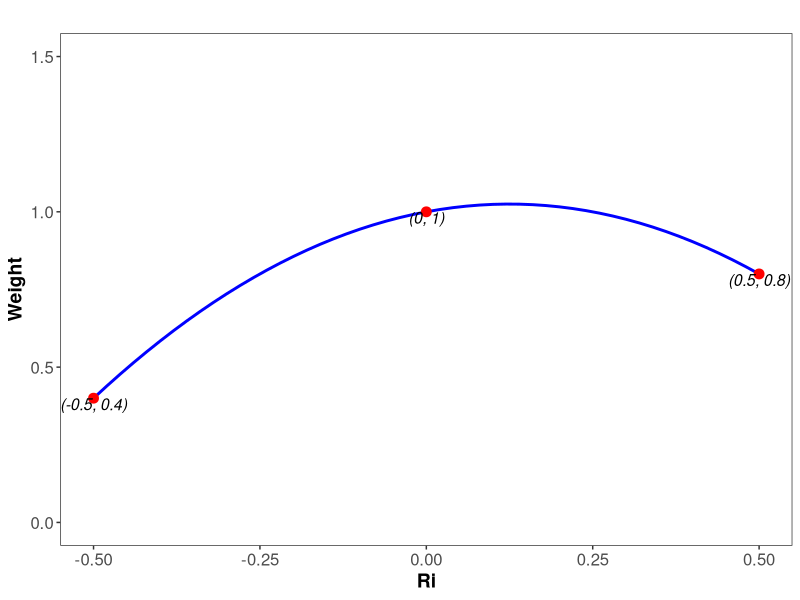
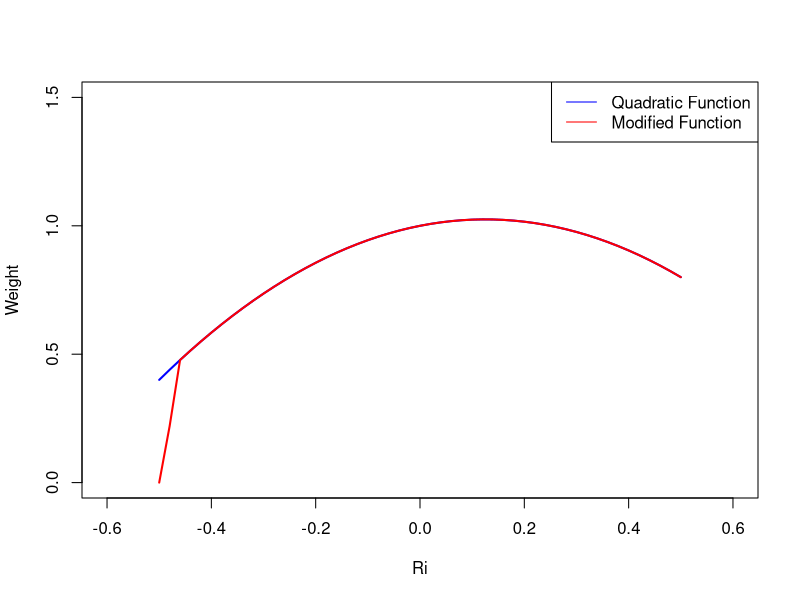
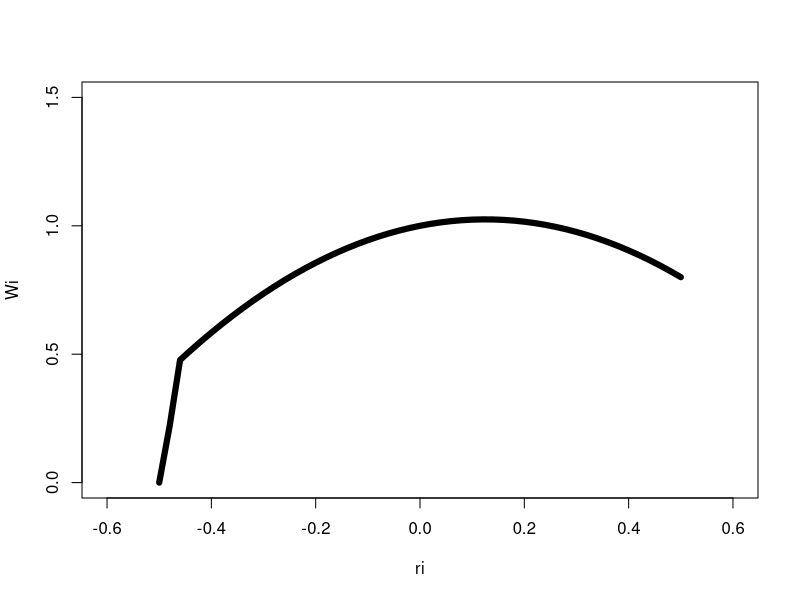

Write the R code that produced these figures, in order.
library(ggplot2)
library(cowplot)

# Generate Ri values
Ri <- seq(-0.5, 0.5, by = 0.02)

# Calculate function values
W <- -8/5 * Ri^2+ 2/5 * Ri +1

##########################New weight function which reduce the effect of TTAA at the 99%##################
###Passing points (0.5,0.8),(0,1),(-0.5,0.4), and drop quickly at the 99% tail and passing(-0.5,0)

highlight_points <- data.frame(
  Ri = c(-0.5, 0, 0.5),
  Function = c(0.4, 1, 0.8),
  label = c("(-0.5, 0.4)", "(0, 1)", "(0.5, 0.8)")
)
# Create a data frame
data <- data.frame(Ri = Ri, Function = W)

#Weight Function: -5/8 * Ri^2 + 2/5 * Ri + 1
# Plot using ggplot2
###Passing points (-0.5,0.8),(0,1),(0.5,0.4)
ggplot(data, aes(x = Ri, y = Function)) +
  geom_line(color = "blue", linewidth = 1) +
  labs(title = "",
       x = "Ri",
       y = "Weight")+
  theme_bw()+ylim(0,1.5)+theme(panel.grid = element_blank())+
  theme(axis.text = element_text(size = 12),
        axis.title = element_text(size = 14, face = "bold"))+
  geom_point(data = highlight_points, aes(x = Ri, y = Function), color = "red", size = 3) +
  geom_text(data = highlight_points, aes(label = label), 
            vjust = 1, size = 4, fontface = "italic", color = "black") 


##############fit a sigmoid function to drop quickly at the 99% of the tail
# Sigmoid function for the drop at the 99% tail
sigmoid <- function(x, midpoint, slope) {
  y <- 1 / (1 + exp(-slope * (x - midpoint)))
  return(y)
}

# Quadratic function
quadratic_function <- function(x) {
  return(-8/5 * x^2 + 2/5 * x + 1)
}

# Generate Ri values
Ri <- seq(-0.5, 0.5, by = 0.02)

# Calculate function values for the quadratic part
weight_function <- function(Ri){
  W_quadratic <- quadratic_function(Ri)
  # Define sigmoid parameters for the drop at the beginning
  midpoint_drop <- -0.48  # Adjust as needed
  slope_drop <- -1000     # Adjust as needed for a drop at the beginning
  # Apply sigmoid drop at the beginning
  sigmoid_drop <- sigmoid(Ri, midpoint_drop, slope_drop)
  W_with_drop <- W_quadratic * (1 - sigmoid_drop)
  return(list(W_with_drop=W_with_drop, W_quadratic=W_quadratic))
}

W <- weight_function(Ri)

# Plot the original and modified functions
plot(Ri, W$W_quadratic, type = "l", col = "blue", lwd = 2, xlab = "Ri", ylab = "Weight",
     main = " ", ylim=c(0,1.5), xlim=c(-0.6,0.6))
lines(Ri, W$W_with_drop, col = "red", lwd = 2)
legend("topright", legend = c("Quadratic Function", "Modified Function"), col = c("blue", "red"), lty = 1)

#####Weight function in the figure
plot(Ri, W$W_with_drop, type = "l", col = "black", lwd = 6, xlab = "ri", ylab = "Wi",
     main = " ", ylim=c(0,1.5), xlim=c(-0.6,0.6))

##5X5 inches
